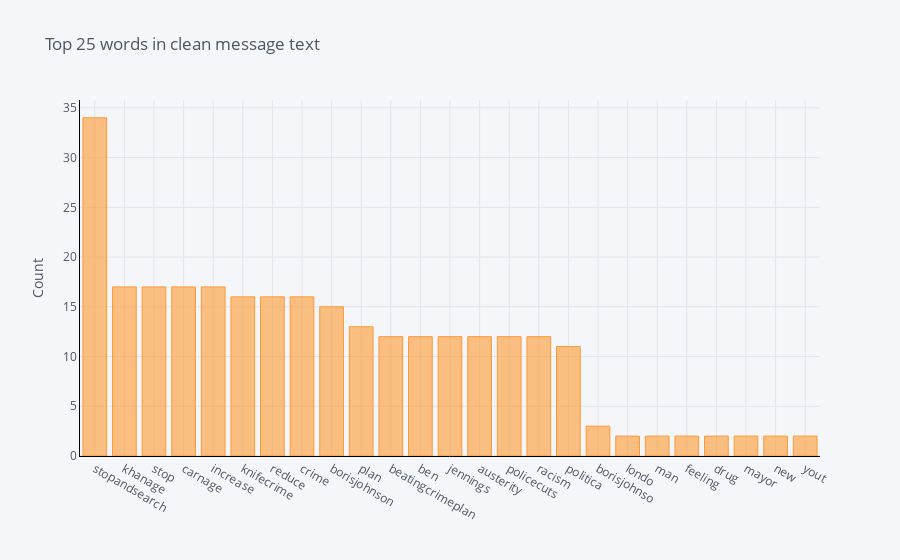
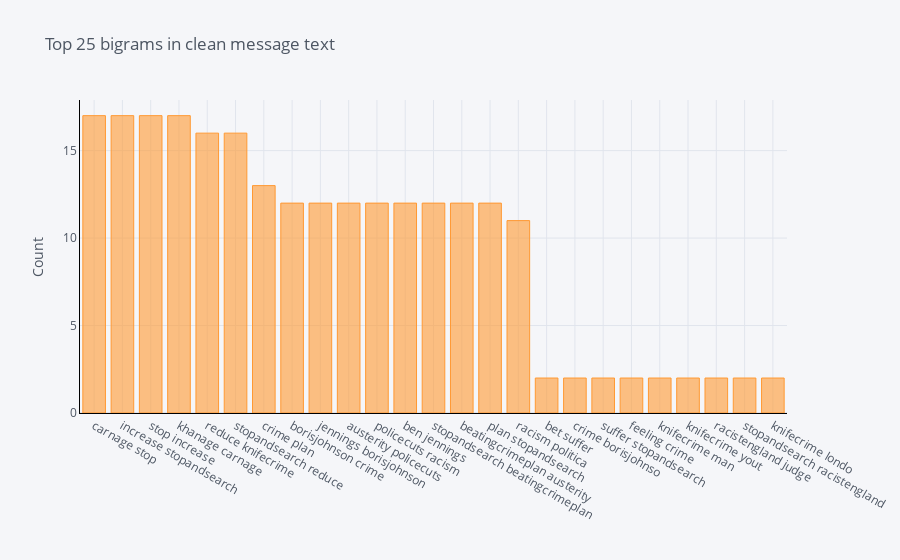

Notebook cell for these charts, in order:
### Code cell
tw_nlp.plot_ngrams(all_tweets[all_tweets.label == 'FOR'], 'Clean_MessageText')

### Figure 1 — Plotly figure (JSON) as saved in the notebook; plotly's stock layout.template omitted (floating-point values rounded to 4 significant figures)
{"data": [{"marker": {"color": "rgba(255, 153, 51, 0.6)", "line": {"color": "rgba(255, 153, 51, 1.0)", "width": 1}}, "name": "count", "orientation": "v", "text": "", "type": "bar", "x": ["stopandsearch", "khanage", "stop", "carnage", "increase", "knifecrime", "reduce", "crime", "borisjohnson", "plan", "beatingcrimeplan", "ben", "jennings", "austerity", "policecuts", "racism", "politica", "borisjohnso", "londo", "man", "feeling", "drug", "mayor", "new", "yout"], "y": [34, 17, 17, 17, 17, 16, 16, 16, 15, 13, 12, 12, 12, 12, 12, 12, 11, 3, 2, 2, 2, 2, 2, 2, 2]}], "layout": {"legend": {"bgcolor": "#F5F6F9", "font": {"color": "#4D5663"}}, "paper_bgcolor": "#F5F6F9", "plot_bgcolor": "#F5F6F9", "title": {"font": {"color": "#4D5663"}, "text": "Top 25 words in clean message text"}, "xaxis": {"gridcolor": "#E1E5ED", "linecolor": "black", "showgrid": true, "tickfont": {"color": "#4D5663"}, "title": {"font": {"color": "#4D5663"}, "text": ""}, "zerolinecolor": "#E1E5ED"}, "yaxis": {"gridcolor": "#E1E5ED", "linecolor": "black", "showgrid": true, "tickfont": {"color": "#4D5663"}, "title": {"font": {"color": "#4D5663"}, "text": "Count"}, "zerolinecolor": "#E1E5ED"}}}

### Figure 2 — Plotly figure (JSON) as saved in the notebook; plotly's stock layout.template omitted (floating-point values rounded to 4 significant figures)
{"data": [{"marker": {"color": "rgba(255, 153, 51, 0.6)", "line": {"color": "rgba(255, 153, 51, 1.0)", "width": 1}}, "name": "count", "orientation": "v", "text": "", "type": "bar", "x": ["carnage stop", "increase stopandsearch", "stop increase", "khanage carnage", "reduce knifecrime", "stopandsearch reduce", "crime plan", "borisjohnson crime", "jennings borisjohnson", "austerity policecuts", "policecuts racism", "ben jennings", "stopandsearch beatingcrimeplan", "beatingcrimeplan austerity", "plan stopandsearch", "racism politica", "bet suffer", "crime borisjohnso", "suffer stopandsearch", "feeling crime", "knifecrime man", "knifecrime yout", "racistengland judge", "stopandsearch racistengland", "knifecrime londo"], "y": [17, 17, 17, 17, 16, 16, 13, 12, 12, 12, 12, 12, 12, 12, 12, 11, 2, 2, 2, 2, 2, 2, 2, 2, 2]}], "layout": {"legend": {"bgcolor": "#F5F6F9", "font": {"color": "#4D5663"}}, "paper_bgcolor": "#F5F6F9", "plot_bgcolor": "#F5F6F9", "title": {"font": {"color": "#4D5663"}, "text": "Top 25 bigrams in clean message text"}, "xaxis": {"gridcolor": "#E1E5ED", "linecolor": "black", "showgrid": true, "tickfont": {"color": "#4D5663"}, "title": {"font": {"color": "#4D5663"}, "text": ""}, "zerolinecolor": "#E1E5ED"}, "yaxis": {"gridcolor": "#E1E5ED", "linecolor": "black", "showgrid": true, "tickfont": {"color": "#4D5663"}, "title": {"font": {"color": "#4D5663"}, "text": "Count"}, "zerolinecolor": "#E1E5ED"}}}
